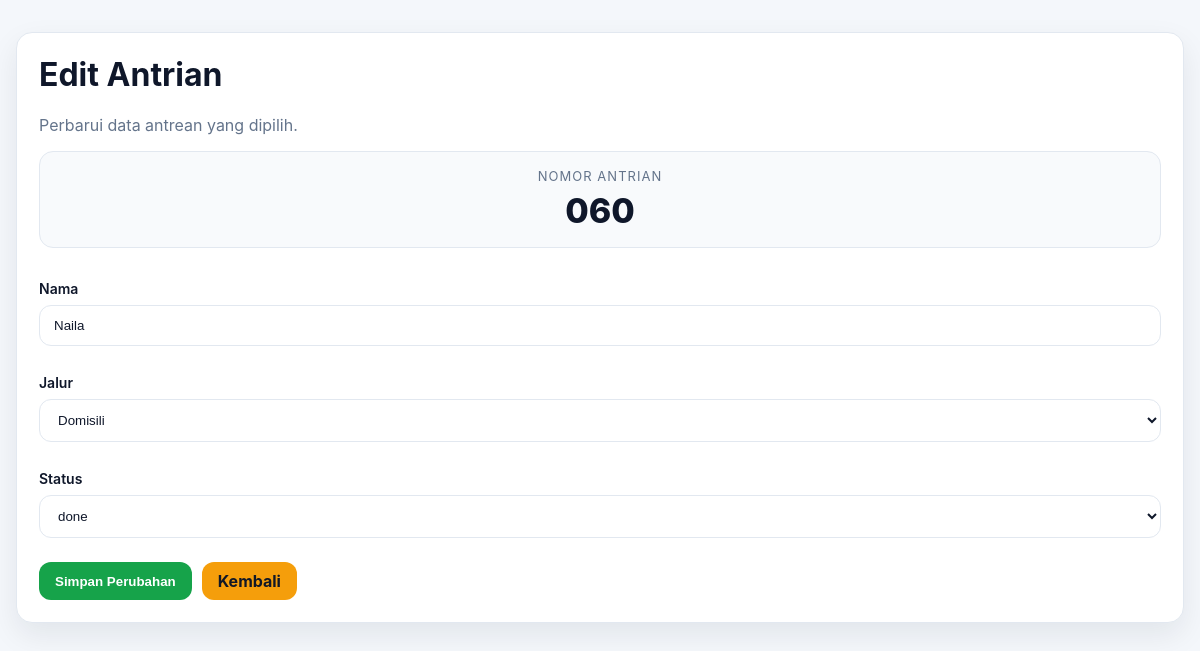
The page /public/edit_antrian.php?id=108 on the database its author committed.
### tables this page shows
CREATE TABLE `antrian` (
  `id` int(10) UNSIGNED NOT NULL,
  `nomor_antrian` varchar(10) NOT NULL,
  `nama` varchar(100) NOT NULL,
  `jalur` varchar(50) NOT NULL,
  `status_antrian` enum('waiting','called','done') NOT NULL DEFAULT 'waiting',
  `current_loket` int(11) DEFAULT NULL,
  `created_at` timestamp NOT NULL DEFAULT current_timestamp(),
  `updated_at` timestamp NOT NULL DEFAULT current_timestamp() ON UPDATE current_timestamp()
);

### public/edit_antrian.php (the view, shortened to what this page needs)
<?php
$db = new Database();
$conn = $db->getConnection();
$id = (int)($_GET['id'] ?? 0);
$stmt = $conn->prepare("SELECT * FROM antrian WHERE id = :id LIMIT 1");
$stmt->execute([':id' => $id]);
$antrian = $stmt->fetch(PDO::FETCH_ASSOC);
?>
<!DOCTYPE html>
<html lang="id">
<head>
    <link rel="stylesheet" href="../assets/css/style.css">
</head>
<body class="public-page">
    <div class="container">
        <div class="card form-card">
            <h1>Edit Antrian</h1>
            <p class="muted">Perbarui data antrean yang dipilih.</p>
            <div class="ticket-preview">
                <div class="preview-label">Nomor Antrian</div>
                <div class="preview-number"><?php echo htmlspecialchars($antrian['nomor_antrian']); ?></div>
            </div>
            <form method="post">
                <div class="form-grid">
                    <div class="full">
                        <label>Nama</label>
                        <input type="text" name="nama" value="<?php echo htmlspecialchars($antrian['nama']); ?>" required>
                    </div>
                    <div class="full">
                        <label>Jalur</label>
                            <select name="jalur" required>
                            <option value="Domisili" <?php echo $antrian['jalur'] === 'Domisili' ? 'selected' : ''; ?>>Domisili</option>
                            </select>
                    </div>
                    <div class="full">
                        <label>Status</label>
                        <select name="status_antrian" required>
                            <option value="done" <?php echo $antrian['status_antrian'] === 'done' ? 'selected' : ''; ?>>done</option>
                        </select>
                    </div>
                    <div class="full form-actions">
                        <button type="submit" class="btn btn-save">Simpan Perubahan</button>
                        <a href="ambil_antrian.php" class="btn btn-warning">Kembali</a>
                    </div>
                </div>
            </form>
        </div>
    </div>
</body>
</html>

### assets/css/style.css (style rules this page uses)
:root { --bg: #f4f7fb; --card: #ffffff; --text: #0f172a; --muted: #64748b; --border: #e2e8f0; --primary: #2563eb; --primary-dark: #1d4ed8; --success: #16a34a; --warning: #f59e0b; --danger: #dc2626; --shadow: 0 12px 30px rgba(15, 23, 42, 0.08); --radius: 16px; }
* { box-sizing: border-box; }
html, body { margin: 0; padding: 0; background: var(--bg); color: var(--text); font-family: Inter, system-ui, -apple-system, BlinkMacSystemFont, "Segoe UI", sans-serif; }
a { color: inherit; text-decoration: none; }
.container { width: min(1180px, calc(100% - 32px)); margin: 24px auto; }
.card { background: var(--card); border: 1px solid var(--border); border-radius: var(--radius); box-shadow: var(--shadow); padding: 22px; margin-bottom: 20px; }
h1, h2, h3 { margin-top: 0; }
.muted { color: var(--muted); }
label { display: block; margin: 12px 0 8px; font-weight: 600; font-size: 14px; }
input[type="text"], input[type="password"], select, textarea { width: 100%; padding: 12px 14px; border: 1px solid var(--border); border-radius: 12px; background: #fff; color: var(--text); outline: none; transition: border-color .15s ease, box-shadow .15s ease; }
.btn { display: inline-flex; align-items: center; justify-content: center; gap: 8px; padding: 11px 16px; border: 0; border-radius: 12px; font-weight: 700; cursor: pointer; transition: transform .15s ease, opacity .15s ease, background .15s ease; line-height: 1; white-space: nowrap; }
.btn-save { background: var(--success); color: #fff; }
.btn-warning { background: var(--warning); color: #111827; }
.form-grid { display: grid; grid-template-columns: repeat(2, minmax(0, 1fr)); gap: 16px; }
.form-grid .full { grid-column: 1 / -1; }
.form-actions { display: flex; gap: 10px; flex-wrap: wrap; margin-top: 8px; }
.ticket-preview { margin: 16px 0 20px; padding: 16px; border: 1px solid var(--border); border-radius: 14px; background: #f8fafc; text-align: center; }
.preview-label { font-size: 13px; color: var(--muted); text-transform: uppercase; letter-spacing: .08em; margin-bottom: 6px; }
.preview-number { font-size: 34px; font-weight: 800; color: var(--text); }
.public-page .container, .dashboard-page .container { padding-top: 8px; }

### rows shown on the page
antrian: nomor_antrian "060", nama "Naila", status_antrian "done"
